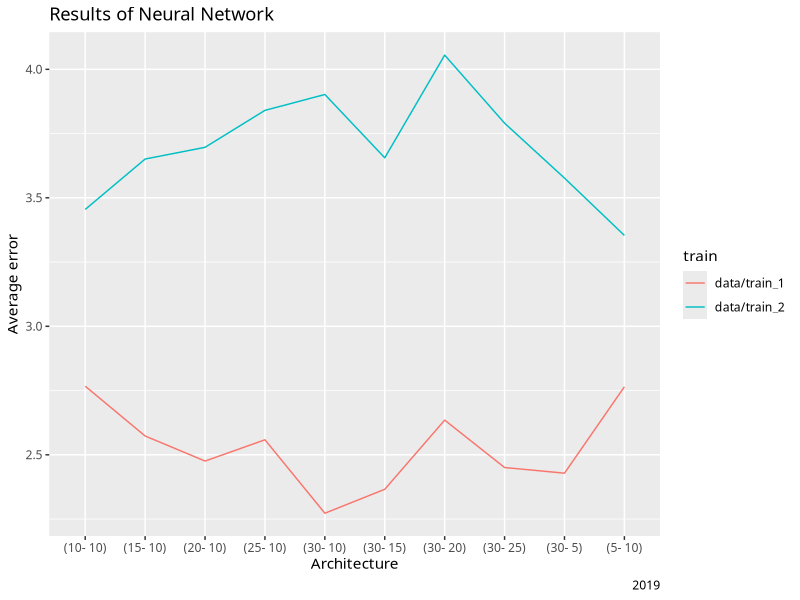

The R source for this figure:
library(plyr)
library(dplyr)
library(ggplot2)

data <- read.csv('results.csv')

data2 <- data %>%
  filter(inteprolate == 0 & applyWindTransformation == 0)

p1 <- ggplot() + 
  geom_line(aes(y = temperatureAvgError, group=train, color=train, x = architecture), data = data2) +
  theme(text=element_text(family="Tahoma"))

p1 + labs(title = "Results of Neural Network", x = "Architecture", y = "Average error", caption = "2019")

